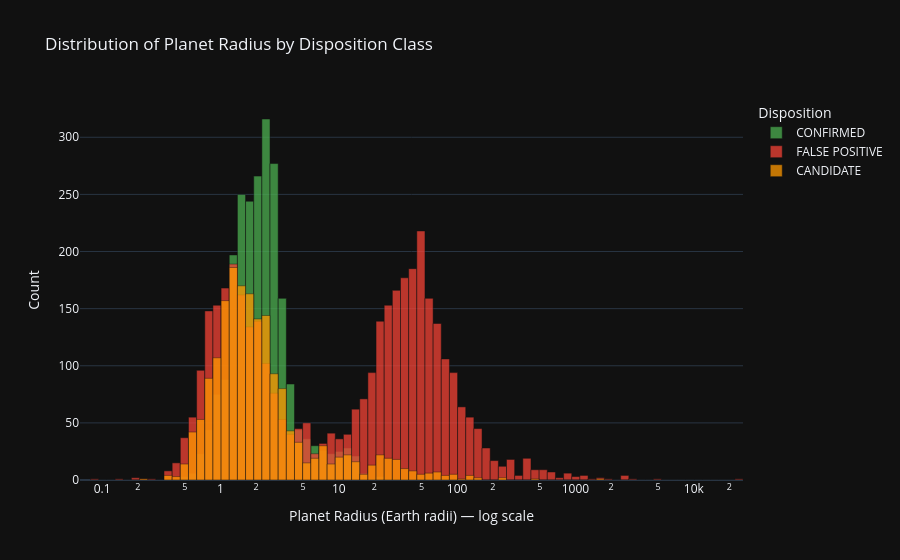

Notebook cell for this chart:
### Markdown cell above
INTERACTIVE HISTOGRAM - PLANET RADIUS BY CLASS

### Code cell
plot_df = df[['koi_prad', TARGET]].dropna()
plot_df = plot_df[plot_df['koi_prad'] > 0]

# Define bins manually on log scale
bins = np.logspace(
    np.log10(plot_df['koi_prad'].min()),
    np.log10(plot_df['koi_prad'].max()),
    81  # 80 bins
)

COLOR_MAP = {
    'CONFIRMED':      '#4CAF50',
    'FALSE POSITIVE': '#F44336',
    'CANDIDATE':      '#FF9800'
}

fig = go.Figure()

for disposition, color in COLOR_MAP.items():
    subset = plot_df[plot_df[TARGET] == disposition]['koi_prad']
    counts, edges = np.histogram(subset, bins=bins)
    fig.add_trace(go.Bar(
        x=edges[:-1],          # left edge of each bin
        y=counts,
        name=disposition,
        marker_color=color,
        opacity=0.75,
        width=np.diff(edges),  # each bar is exactly its bin width
        offset=0
    ))

fig.update_layout(
    barmode='overlay',
    title='Distribution of Planet Radius by Disposition Class',
    xaxis=dict(
        title='Planet Radius (Earth radii) — log scale',
        type='log'
    ),
    yaxis_title='Count',
    template='plotly_dark',
    legend_title='Disposition',
    bargap=0
)

fig.write_html(os.path.join(BASE, 'outputs', 'p3_histogram_radius.html'))
fig.show()
